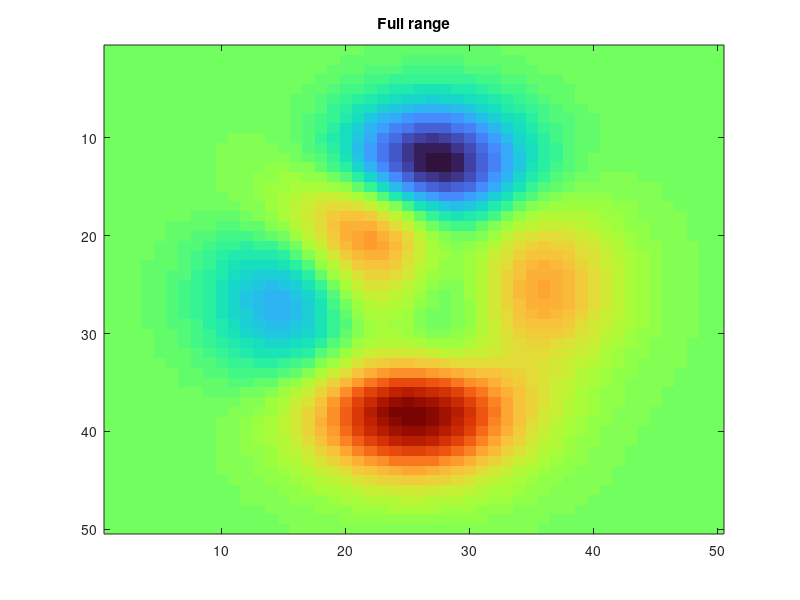
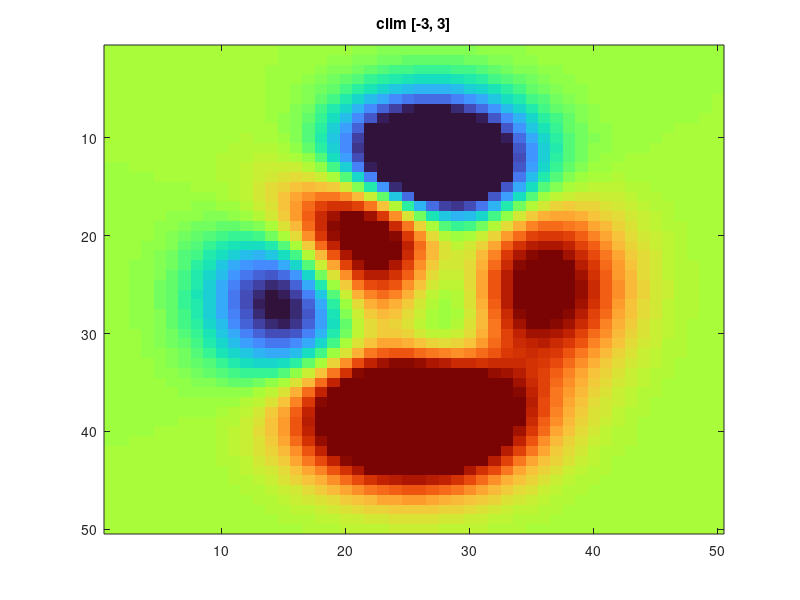

MATLAB code for these plots, in order:
% Color Limits — imagesc with clim
% Use clim (or caxis) to control the color range,
% clamping values outside the limits.
% Pull toolbox functions (signal, stats, graphics, io) into scope so we
% can call them by short name (fft, butter, plot, std, ...). Without this,
% we'd need fully qualified names like signal.transforms.fft(...).


clear
close all

% Peaks-like surface
n = 50;
Z = zeros(n, n);
for i = 1:n
    for j = 1:n
        x = -3 + 6 * (j-1) / (n-1);
        y = -3 + 6 * (i-1) / (n-1);
        Z(i,j) = 3*(1-x)^2 * exp(-x^2 - (y+1)^2) ...
                - 10*(x/5 - x^3 - y^5) * exp(-x^2 - y^2) ...
                - 1/3 * exp(-(x+1)^2 - y^2);
    end
end

figure(1)
imagesc(Z)
colormap('turbo')
title('Full range')

figure(2)
imagesc(Z, [-3 3])
colormap('turbo')
title('clim [-3, 3]')
